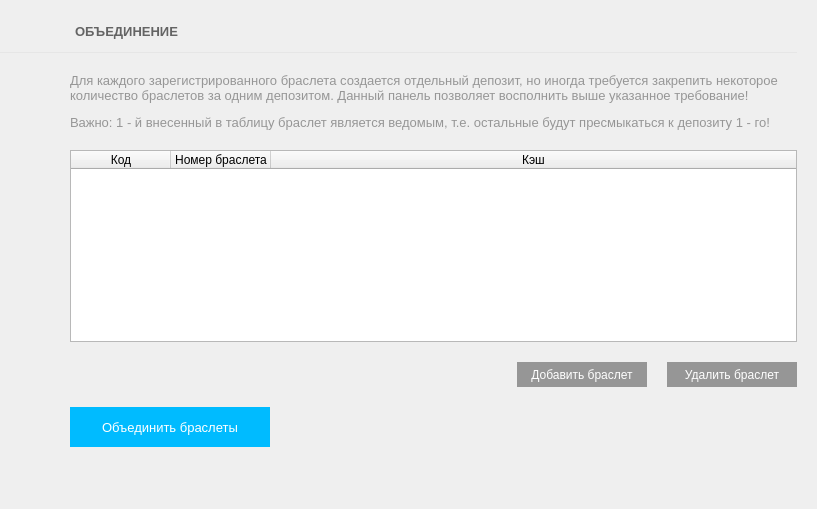
<?xml version="1.0" encoding="UTF-8"?>
<ui version="4.0">
 <class>UniteForm</class>
 <widget class="QWidget" name="UniteForm">
  <property name="geometry">
   <rect>
    <x>0</x>
    <y>0</y>
    <width>817</width>
    <height>509</height>
   </rect>
  </property>
  <property name="windowTitle">
   <string>Form</string>
  </property>
  <layout class="QVBoxLayout" name="verticalLayout_3">
   <property name="spacing">
    <number>10</number>
   </property>
   <property name="leftMargin">
    <number>0</number>
   </property>
   <property name="topMargin">
    <number>20</number>
   </property>
   <property name="rightMargin">
    <number>20</number>
   </property>
   <property name="bottomMargin">
    <number>20</number>
   </property>
   <item>
    <layout class="QHBoxLayout" name="horizontalLayout">
     <property name="spacing">
      <number>5</number>
     </property>
     <property name="leftMargin">
      <number>30</number>
     </property>
     <item>
      <widget class="QPushButton" name="pushButton">
       <property name="cursor">
        <cursorShape>PointingHandCursor</cursorShape>
       </property>
       <property name="text">
        <string/>
       </property>
       <property name="icon">
        <iconset resource="clientresources.qrc">
         <normaloff>:/images/mimiGlyphs/mimiGlyphs/png/15.png</normaloff>:/images/mimiGlyphs/mimiGlyphs/png/15.png</iconset>
       </property>
       <property name="flat">
        <bool>true</bool>
       </property>
      </widget>
     </item>
     <item>
      <widget class="QLabel" name="label_4">
       <property name="font">
        <font>
         <pointsize>10</pointsize>
         <weight>75</weight>
         <bold>true</bold>
        </font>
       </property>
       <property name="styleSheet">
        <string notr="true">color: rgb(100, 100, 100);</string>
       </property>
       <property name="text">
        <string>ОБЪЕДИНЕНИЕ</string>
       </property>
      </widget>
     </item>
     <item>
      <spacer name="horizontalSpacer_2">
       <property name="orientation">
        <enum>Qt::Horizontal</enum>
       </property>
       <property name="sizeHint" stdset="0">
        <size>
         <width>40</width>
         <height>20</height>
        </size>
       </property>
      </spacer>
     </item>
    </layout>
   </item>
   <item>
    <widget class="Line" name="line">
     <property name="minimumSize">
      <size>
       <width>0</width>
       <height>1</height>
      </size>
     </property>
     <property name="maximumSize">
      <size>
       <width>16777215</width>
       <height>1</height>
      </size>
     </property>
     <property name="styleSheet">
      <string notr="true">background-color:rgba(230, 230, 230, 255);
</string>
     </property>
     <property name="lineWidth">
      <number>0</number>
     </property>
     <property name="orientation">
      <enum>Qt::Horizontal</enum>
     </property>
    </widget>
   </item>
   <item>
    <layout class="QHBoxLayout" name="horizontalLayout_2">
     <property name="spacing">
      <number>20</number>
     </property>
     <property name="leftMargin">
      <number>30</number>
     </property>
     <property name="topMargin">
      <number>10</number>
     </property>
     <item>
      <layout class="QVBoxLayout" name="verticalLayout_2">
       <property name="spacing">
        <number>5</number>
       </property>
       <property name="topMargin">
        <number>0</number>
       </property>
       <property name="rightMargin">
        <number>0</number>
       </property>
       <item>
        <widget class="QLabel" name="label_3">
         <property name="minimumSize">
          <size>
           <width>20</width>
           <height>20</height>
          </size>
         </property>
         <property name="maximumSize">
          <size>
           <width>20</width>
           <height>20</height>
          </size>
         </property>
         <property name="font">
          <font>
           <pointsize>12</pointsize>
          </font>
         </property>
         <property name="pixmap">
          <pixmap resource="clientresources.qrc">:/images/mimiGlyphs/mimiGlyphs/png/14.png</pixmap>
         </property>
         <property name="scaledContents">
          <bool>true</bool>
         </property>
        </widget>
       </item>
       <item>
        <spacer name="verticalSpacer">
         <property name="orientation">
          <enum>Qt::Vertical</enum>
         </property>
         <property name="sizeHint" stdset="0">
          <size>
           <width>20</width>
           <height>40</height>
          </size>
         </property>
        </spacer>
       </item>
      </layout>
     </item>
     <item>
      <layout class="QVBoxLayout" name="verticalLayout">
       <property name="spacing">
        <number>20</number>
       </property>
       <item>
        <widget class="QLabel" name="label_5">
         <property name="font">
          <font>
           <pointsize>10</pointsize>
          </font>
         </property>
         <property name="text">
          <string>&lt;html&gt;&lt;head/&gt;&lt;body&gt;&lt;p&gt;&lt;span style=&quot; color:#969696;&quot;&gt;Для каждого зарегистрированного браслета создается отдельный депозит, но иногда требуется закрепить некоторое количество браслетов за одним депозитом. Данный панель позволяет восполнить выше указанное требование! &lt;/span&gt;&lt;/p&gt;&lt;p&gt;&lt;span style=&quot; color:#969696;&quot;&gt;Важно: 1 - й внесенный в таблицу браслет является ведомым, т.е. остальные будут пресмыкаться к депозиту 1 - го! &lt;/span&gt;&lt;/p&gt;&lt;/body&gt;&lt;/html&gt;</string>
         </property>
         <property name="wordWrap">
          <bool>true</bool>
         </property>
        </widget>
       </item>
       <item>
        <widget class="QTableWidget" name="union_tableWidget">
         <property name="editTriggers">
          <set>QAbstractItemView::AnyKeyPressed|QAbstractItemView::EditKeyPressed</set>
         </property>
         <property name="showDropIndicator" stdset="0">
          <bool>false</bool>
         </property>
         <property name="dragDropOverwriteMode">
          <bool>false</bool>
         </property>
         <property name="alternatingRowColors">
          <bool>true</bool>
         </property>
         <property name="selectionMode">
          <enum>QAbstractItemView::SingleSelection</enum>
         </property>
         <property name="selectionBehavior">
          <enum>QAbstractItemView::SelectRows</enum>
         </property>
         <attribute name="horizontalHeaderStretchLastSection">
          <bool>true</bool>
         </attribute>
         <column>
          <property name="text">
           <string>Код</string>
          </property>
         </column>
         <column>
          <property name="text">
           <string>Номер браслета</string>
          </property>
         </column>
         <column>
          <property name="text">
           <string>Кэш</string>
          </property>
         </column>
        </widget>
       </item>
       <item>
        <layout class="QHBoxLayout" name="horizontalLayout_11">
         <item>
          <spacer name="horizontalSpacer_4">
           <property name="orientation">
            <enum>Qt::Horizontal</enum>
           </property>
           <property name="sizeHint" stdset="0">
            <size>
             <width>40</width>
             <height>20</height>
            </size>
           </property>
          </spacer>
         </item>
         <item>
          <widget class="QPushButton" name="pushButton_2">
           <property name="minimumSize">
            <size>
             <width>130</width>
             <height>25</height>
            </size>
           </property>
           <property name="maximumSize">
            <size>
             <width>100</width>
             <height>16777215</height>
            </size>
           </property>
           <property name="styleSheet">
            <string notr="true">QAbstractButton{
color: rgb(255, 255, 255);
border:none;
background-color: rgba(150, 150, 150);

}
QAbstractButton:hover{
/*background-color: rgb(255, 170, 0);*/
background-color: rgba(150, 150, 150, 50%);

}</string>
           </property>
           <property name="text">
            <string>Добавить браслет</string>
           </property>
           <property name="icon">
            <iconset resource="clientresources.qrc">
             <normaloff>:/images/mimiGlyphs/mimiGlyphs/png/36_2.png</normaloff>:/images/mimiGlyphs/mimiGlyphs/png/36_2.png</iconset>
           </property>
          </widget>
         </item>
         <item>
          <widget class="QPushButton" name="pushButton_3">
           <property name="minimumSize">
            <size>
             <width>130</width>
             <height>25</height>
            </size>
           </property>
           <property name="styleSheet">
            <string notr="true">QAbstractButton{
color: rgb(255, 255, 255);
border:none;
background-color: rgba(150, 150, 150);

}
QAbstractButton:hover{
/*background-color: rgb(255, 170, 0);*/
background-color: rgba(150, 150, 150, 50%);

}</string>
           </property>
           <property name="text">
            <string>Удалить браслет</string>
           </property>
           <property name="icon">
            <iconset resource="clientresources.qrc">
             <normaloff>:/images/mimiGlyphs/mimiGlyphs/png/37_2.png</normaloff>:/images/mimiGlyphs/mimiGlyphs/png/37_2.png</iconset>
           </property>
          </widget>
         </item>
        </layout>
       </item>
       <item>
        <layout class="QHBoxLayout" name="horizontalLayout_5">
         <item>
          <widget class="QPushButton" name="unite_bracers_pushButton">
           <property name="minimumSize">
            <size>
             <width>200</width>
             <height>40</height>
            </size>
           </property>
           <property name="font">
            <font>
             <pointsize>10</pointsize>
            </font>
           </property>
           <property name="styleSheet">
            <string notr="true">QAbstractButton{
color: rgb(255, 255, 255);
border:none;
	background-color: rgb(0, 187, 255);
}
QAbstractButton:hover{
/*background-color: rgb(255, 170, 0);*/
	background-color: rgb(0, 187, 255, 50%);

}</string>
           </property>
           <property name="text">
            <string>Объединить браслеты</string>
           </property>
          </widget>
         </item>
         <item>
          <spacer name="horizontalSpacer">
           <property name="orientation">
            <enum>Qt::Horizontal</enum>
           </property>
           <property name="sizeHint" stdset="0">
            <size>
             <width>40</width>
             <height>20</height>
            </size>
           </property>
          </spacer>
         </item>
        </layout>
       </item>
       <item>
        <spacer name="verticalSpacer_2">
         <property name="orientation">
          <enum>Qt::Vertical</enum>
         </property>
         <property name="sizeHint" stdset="0">
          <size>
           <width>20</width>
           <height>40</height>
          </size>
         </property>
        </spacer>
       </item>
      </layout>
     </item>
    </layout>
   </item>
  </layout>
 </widget>
 <resources>
  <include location="clientresources.qrc"/>
 </resources>
 <connections/>
</ui>
